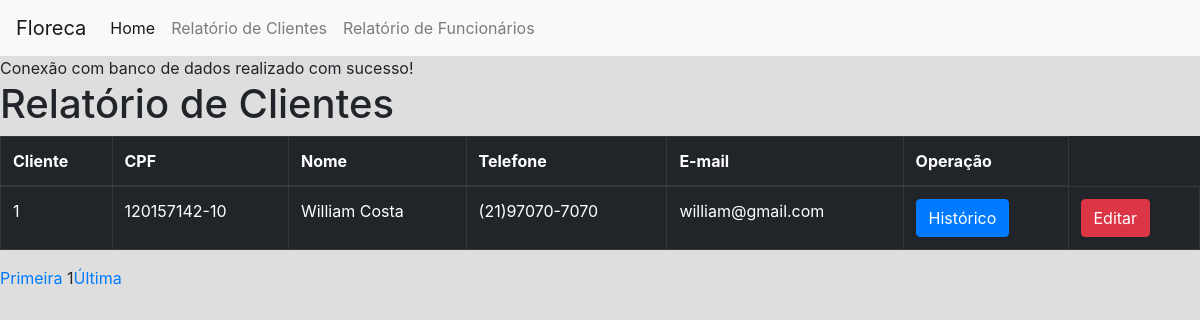
The page /pages/relatorio-client.php on the database its author committed.
### tables this page shows
CREATE TABLE `cliente` (
  `idcliente` int(15) NOT NULL,
  `nome` varchar(60) NOT NULL,
  `telefone` varchar(15) NOT NULL,
  `cpf` char(14) NOT NULL,
  `rg` varchar(15) NOT NULL,
  `datanascimento` date NOT NULL,
  `cep` char(9) NOT NULL,
  `numerocasa` smallint(6) NOT NULL,
  `email` varchar(255) NOT NULL,
  `status` char(1) NOT NULL
);

### pages/relatorio-client.php (the view, shortened to what this page needs)
<?php
    require_once './head.php';
    require_once './menuadmin.php';
    include_once './conexao.php';
    $pagatual = filter_input(INPUT_GET, "page", FILTER_SANITIZE_NUMBER_INT);
	$pag = (!empty($pagatual)) ? $pagatual : 1;
    $limitereg = 3;
    $inicio = ($limitereg * $pag) - $limitereg;
    $busca= "SELECT idcliente, cpf, nome, telefone, email
              from cliente WHERE status = 'C'
              LIMIT $inicio , $limitereg";
    $resultado = $conn->prepare($busca);
    $resultado->execute();
    if (($resultado) AND ($resultado->rowCount() != 0)){
     echo "<h1>Relatório de Clientes</h1>";
?>
    <table class="table table-bordered table-dark">
        <thead>
            <tr>
                <th scope="col">Cliente</th>
                <th scope="col">CPF</th>
                <th scope="col">Nome</th>
                <th scope="col">Telefone</th>
                <th scope="col">E-mail</th>
                <th scope="col">Operação</th>
            </tr>
        </thead>
    <tbody>
    <?php
    while ($linha = $resultado->fetch(PDO::FETCH_ASSOC)) {
    extract($linha);
    ?>
        <tr>
          <td scope="row"><?php echo $idcliente ?></td>
          <td><?php echo $cpf ?></td>
          <td><?php echo $nome ?></td>
          <td><?php echo $telefone ?></td>
          <td><?php echo $email ?></td>
          <td>
            <?php echo "<a href='historico.php?idcliente=$idcliente'>" ; ?>
            <input type="submit" class="btn btn-primary" name="historico" value="Histórico">
          </td>
          <td>
            <?php echo "<a href='editar-client.php?idcliente=$idcliente'>" ; ?>
            <input type="submit" class="btn btn-danger" name="editar" value="Editar">
          </td>
        </tr>
<?php
        }
?>
 </tbody>
</table>
<?php
}else{
    echo "Não tem registros";
}
  $qtregistro = "SELECT COUNT(idcliente) AS registros FROM cliente WHERE status = 'C' " ;
  $resultado = $conn->prepare($qtregistro);
  $resultado->execute();
  $resposta = $resultado->fetch(PDO::FETCH_ASSOC);
  $qnt_pagina = ceil($resposta['registros'] / $limitereg);
   echo "<a href='relatorio-client.php?page=1'>Primeira</a> ";
 echo "$pag";
 echo "<a href='relatorio-client.php?page=$qnt_pagina'>Última</a> ";
?>

### pages/style.css (style rules this page uses)
body { margin: 0; padding: 0; height: 100%; width: 100%; overflow-x: hidden; background: #dedede; }

### rows shown on the page
cliente: idcliente "1", cpf "120157142-10", nome "William Costa", telefone "(21)97070-7070", email "william@gmail.com"

### other values the page prints
$pag "1"
